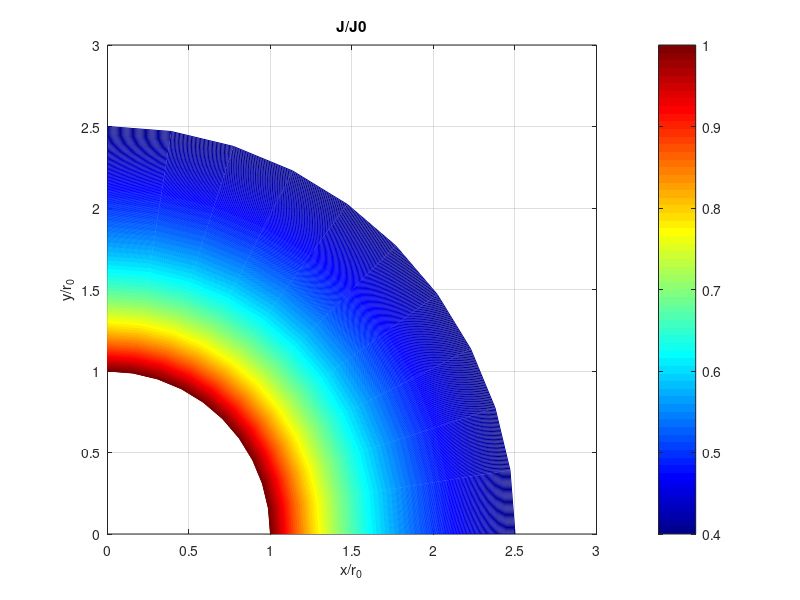

This chart was generated by the following MATLAB code:
clear; close all;

angle = (0:0.05:0.5).*pi;
J0 = 1;
r0 = 1;
r = (1:0.05:3)';
x = r.*cos(angle);
y = r.*sin(angle);
R = sqrt(x.^2+y.^2);
J = J0.*(r0./R);

contour(x,y,J,(0.4:0.001:1));
grid on;
hold on;

colormap jet
colorbar

view(0,90); 
set(gca,'XTick',0:0.5:3,'YTick',0:0.5:3);
axis([0,3,0,3]);
xlabel('x/r_0'); ylabel('y/r_0');
title('J/J0');
axis square